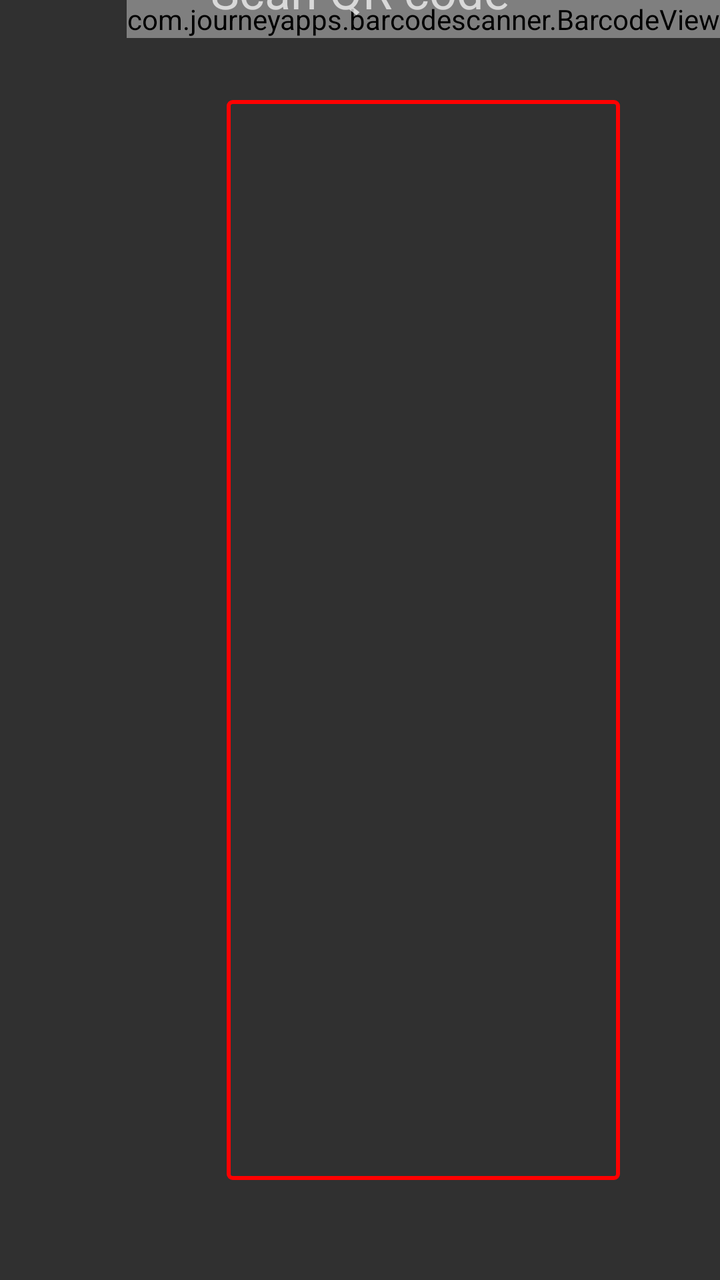
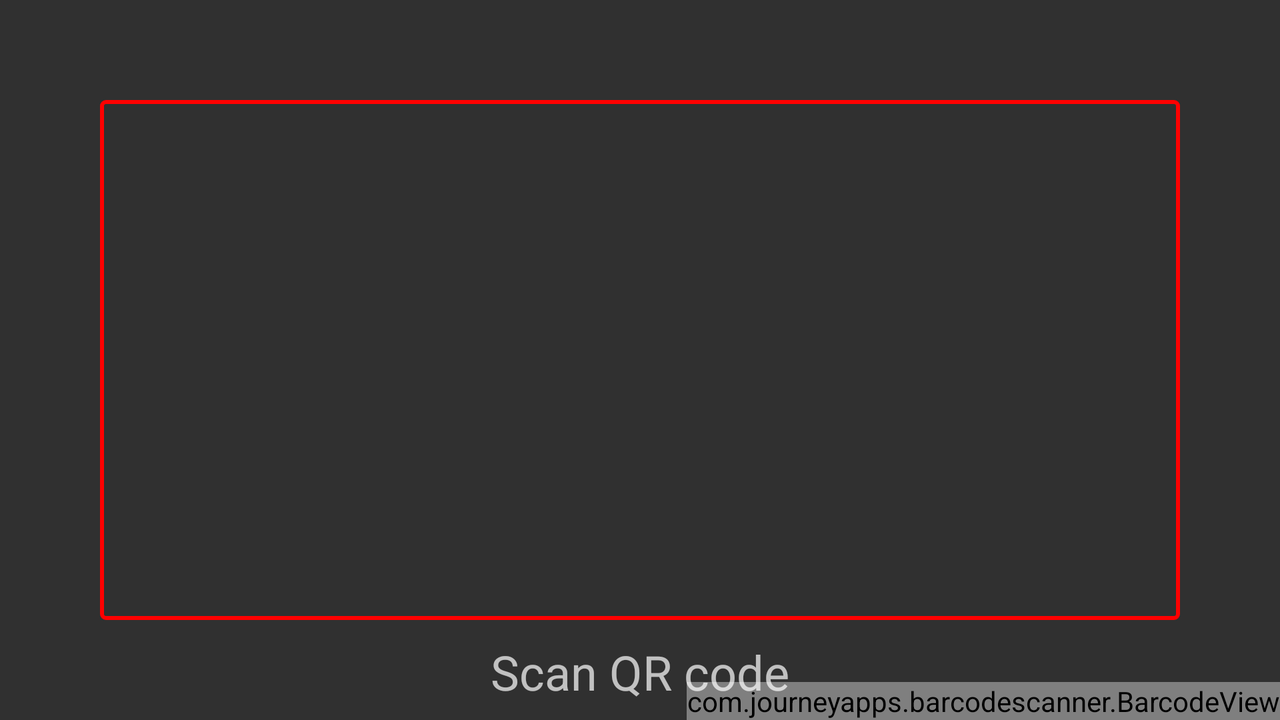

An Android layout and its configuration variant, each rendered on a device that would load it. The default file and the variant file are quoted in full after the pictures.
<!-- AndroidManifest.xml: application theme Theme.Design.NoActionBar -->
<!-- res/layout/qr_configuration.xml -->
<?xml version="1.0" encoding="utf-8"?>
<android.support.constraint.ConstraintLayout xmlns:android="http://schemas.android.com/apk/res/android"
    xmlns:app="http://schemas.android.com/apk/res-auto"
    xmlns:tools="http://schemas.android.com/tools"
    android:layout_width="match_parent"
    android:layout_height="match_parent">

    <com.journeyapps.barcodescanner.BarcodeView
        android:id="@+id/qr_scanner"
        android:layout_width="wrap_content"
        android:layout_height="wrap_content"
        android:layout_centerHorizontal="true"
        android:textAlignment="center"
        android:visibility="visible"
        app:layout_constraintBottom_toBottomOf="parent"
        app:layout_constraintDimensionRatio="h,1:1"
        app:layout_constraintEnd_toEndOf="parent"
        app:layout_constraintHorizontal_bias="1.0"
        app:layout_constraintStart_toStartOf="parent"
        app:layout_constraintTop_toTopOf="parent"
        app:layout_constraintVertical_bias="0.0"></com.journeyapps.barcodescanner.BarcodeView>

    <View
        android:id="@+id/rect"
        android:layout_width="0dp"
        android:layout_height="0dp"
        android:layout_marginStart="50dp"
        android:layout_marginTop="50dp"
        android:layout_marginEnd="50dp"
        android:layout_marginBottom="50dp"
        android:background="@drawable/rectangle"
        app:layout_constraintBottom_toBottomOf="parent"
        app:layout_constraintEnd_toEndOf="@+id/qr_scanner"
        app:layout_constraintHorizontal_bias="0.0"
        app:layout_constraintStart_toStartOf="@+id/qr_scanner"
        app:layout_constraintTop_toTopOf="@+id/qr_scanner"
        app:layout_constraintVertical_bias="1.0" />

    <TextView
        android:id="@+id/qr_text"
        android:layout_width="wrap_content"
        android:layout_height="wrap_content"
        android:layout_marginStart="8dp"
        android:layout_marginEnd="8dp"
        android:layout_marginBottom="8dp"
        android:text="Scan QR code"
        android:textSize="24sp"
        app:layout_constraintBottom_toBottomOf="@+id/qr_scanner"
        app:layout_constraintEnd_toEndOf="parent"
        app:layout_constraintStart_toStartOf="parent" />

    <ProgressBar
        android:id="@+id/progressBar"
        style="?android:attr/progressBarStyle"
        android:layout_width="395dp"
        android:layout_height="33dp"
        android:visibility="invisible"
        app:layout_constraintBottom_toTopOf="@+id/qr_scanner"
        app:layout_constraintEnd_toEndOf="parent"
        app:layout_constraintHorizontal_bias="0.5"
        app:layout_constraintStart_toStartOf="parent"
        app:layout_constraintTop_toBottomOf="@+id/qr_scanner" />

    <TextView
        android:id="@+id/infoText"
        android:layout_width="265dp"
        android:layout_height="wrap_content"
        android:text="Downloading Icons"
        android:textAlignment="center"
        android:visibility="invisible"
        app:layout_constraintEnd_toStartOf="@+id/rect"
        app:layout_constraintStart_toEndOf="@+id/rect"
        app:layout_constraintTop_toBottomOf="@+id/progressBar" />

</android.support.constraint.ConstraintLayout>
<!-- resources referenced by this layout -->
<resources>
  <!-- drawable rectangle (drawable) -->
  <?xml version="1.0" encoding="UTF-8"?>
  <shape xmlns:android="http://schemas.android.com/apk/res/android" android:id="@+id/listview_background_shape">
      <stroke android:width="2dp" android:color="#ffff0000" />
      <padding android:left="2dp"
          android:top="2dp"
          android:right="2dp"
          android:bottom="2dp" />
      <corners android:radius="2dp" />
      <solid android:color="#00000000" />
  </shape>
</resources>
<!-- res/layout-land/qr_configuration.xml (the repository's variant of the layout above) -->
<!-- drawn on the phone turned sideways -->
<?xml version="1.0" encoding="utf-8"?>
<android.support.constraint.ConstraintLayout xmlns:android="http://schemas.android.com/apk/res/android"
    xmlns:app="http://schemas.android.com/apk/res-auto"
    xmlns:tools="http://schemas.android.com/tools"
    android:layout_width="match_parent"
    android:layout_height="match_parent">

    <com.journeyapps.barcodescanner.BarcodeView
        android:id="@+id/qr_scanner"
        android:layout_width="wrap_content"
        android:layout_height="wrap_content"
        android:layout_centerHorizontal="true"
        android:textAlignment="center"
        android:visibility="visible"
        app:layout_constraintBottom_toBottomOf="parent"
        app:layout_constraintDimensionRatio="h,1:1"
        app:layout_constraintEnd_toEndOf="parent"
        app:layout_constraintHorizontal_bias="1.0"
        app:layout_constraintStart_toStartOf="parent"
        app:layout_constraintTop_toTopOf="parent"
        app:layout_constraintVertical_bias="1.0"></com.journeyapps.barcodescanner.BarcodeView>


    <TextView
        android:id="@+id/qr_text"
        android:layout_width="wrap_content"
        android:layout_height="wrap_content"
        android:layout_marginStart="8dp"
        android:layout_marginEnd="8dp"
        android:layout_marginBottom="8dp"
        android:text="Scan QR code"
        android:textSize="24sp"
        app:layout_constraintBottom_toBottomOf="@+id/qr_scanner"
        app:layout_constraintEnd_toEndOf="parent"
        app:layout_constraintStart_toStartOf="parent" />


    <View
        android:id="@+id/rect"
        android:layout_width="0dp"
        android:layout_height="0dp"
        android:layout_marginStart="50dp"
        android:layout_marginTop="50dp"
        android:layout_marginEnd="50dp"
        android:layout_marginBottom="50dp"
        android:background="@drawable/rectangle"
        app:layout_constraintBottom_toBottomOf="parent"
        app:layout_constraintEnd_toEndOf="parent"
        app:layout_constraintStart_toStartOf="parent"
        app:layout_constraintTop_toTopOf="parent"
        app:layout_constraintVertical_bias="0.414" />

    <ProgressBar
        android:id="@+id/progressBar"
        style="?android:attr/progressBarStyle"
        android:layout_width="395dp"
        android:layout_height="33dp"
        android:visibility="invisible"
        app:layout_constraintBottom_toTopOf="@+id/qr_scanner"
        app:layout_constraintEnd_toEndOf="parent"
        app:layout_constraintHorizontal_bias="0.5"
        app:layout_constraintStart_toStartOf="parent"
        app:layout_constraintTop_toBottomOf="@+id/qr_scanner" />

    <TextView
        android:id="@+id/infoText"
        android:layout_width="345dp"
        android:layout_height="124dp"
        android:layout_marginStart="193dp"
        android:layout_marginTop="230dp"
        android:layout_marginEnd="193dp"
        android:layout_marginBottom="57dp"
        android:text="Downloading Icons"
        android:textAlignment="center"
        android:visibility="invisible"
        app:layout_constraintBottom_toBottomOf="parent"
        app:layout_constraintEnd_toEndOf="parent"
        app:layout_constraintStart_toStartOf="parent"
        app:layout_constraintTop_toTopOf="parent" />


</android.support.constraint.ConstraintLayout>
